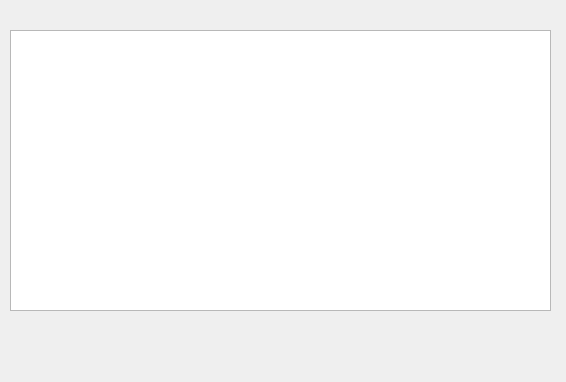
<?xml version="1.0" encoding="UTF-8"?>
<ui version="4.0">
 <class>MainWindow</class>
 <widget class="QMainWindow" name="MainWindow">
  <property name="geometry">
   <rect>
    <x>0</x>
    <y>0</y>
    <width>566</width>
    <height>382</height>
   </rect>
  </property>
  <property name="windowTitle">
   <string>Справочник</string>
  </property>
  <widget class="QWidget" name="centralWidget">
   <widget class="QTableView" name="tableView">
    <property name="geometry">
     <rect>
      <x>10</x>
      <y>30</y>
      <width>541</width>
      <height>281</height>
     </rect>
    </property>
   </widget>
  </widget>
  <widget class="QMenuBar" name="menuBar">
   <property name="geometry">
    <rect>
     <x>0</x>
     <y>0</y>
     <width>566</width>
     <height>22</height>
    </rect>
   </property>
  </widget>
 </widget>
 <layoutdefault spacing="6" margin="11"/>
 <resources/>
 <connections/>
</ui>
